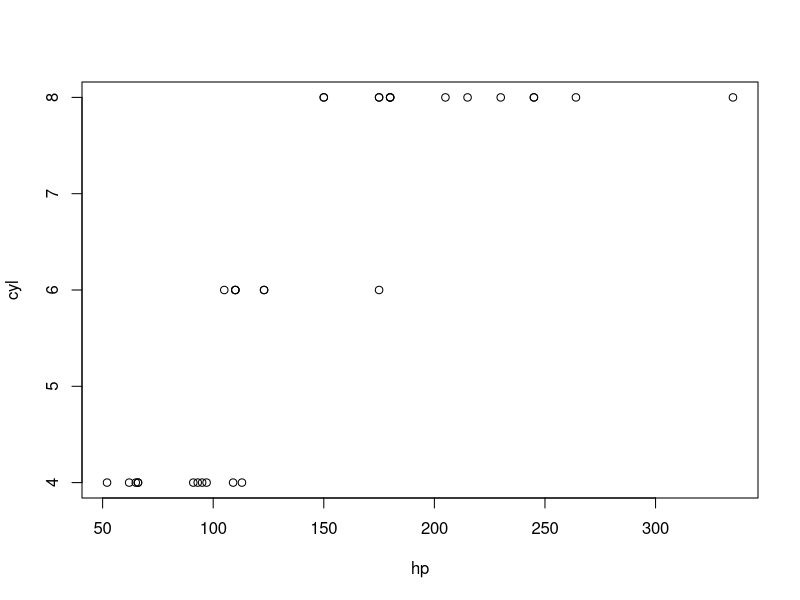
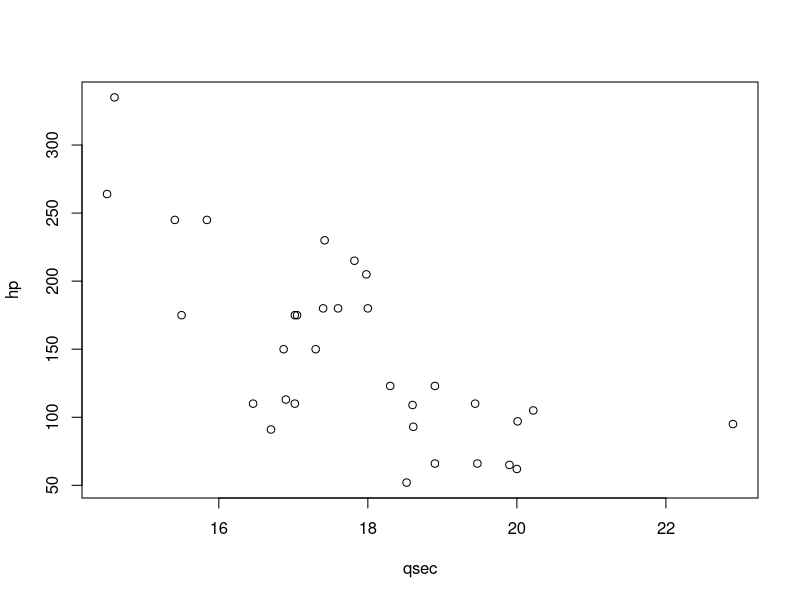
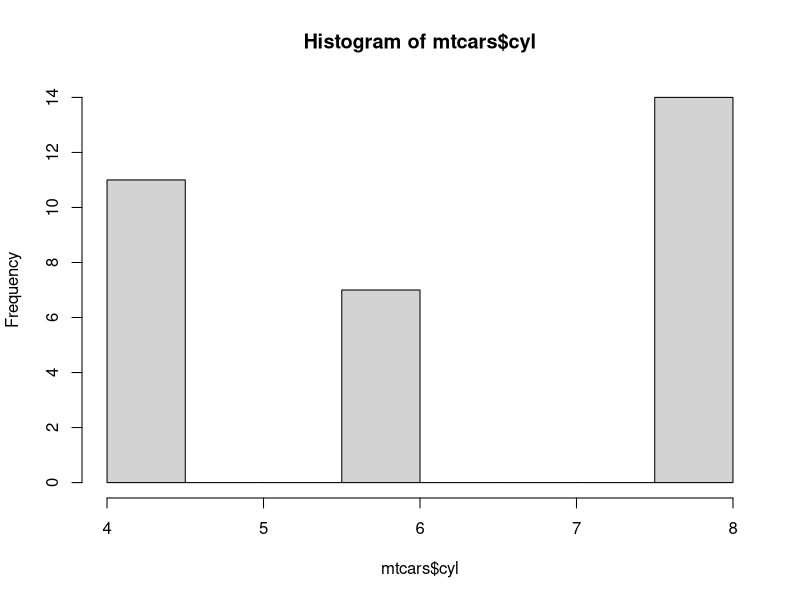

Write the R code that produced these figures, in order.
## ---- chunk 1
knitr::opts_chunk$set(echo = TRUE)
## ---- chunk 2
mtcars
## ---- chunk 3
head(mtcars)
## ---- chunk 4
tail(mtcars)
## ---- chunk 5
str(mtcars)
## ---- chunk 6
class(mtcars)
## ---- chunk 7
names(mtcars)
## ---- chunk 8
dim(mtcars)
## ---- chunk 9
nrow(mtcars)
## ---- chunk 10
summary(mtcars)
## ---- chunk 11
plot(cyl ~ hp, mtcars)
## ---- chunk 12
plot(hp ~ qsec, mtcars)
## ---- chunk 13
hist(mtcars$cyl)
